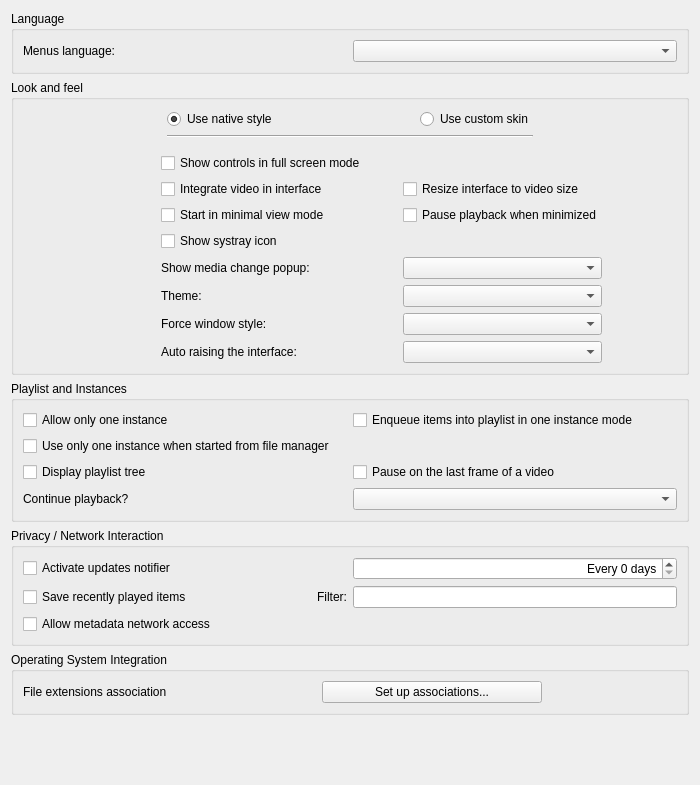
<?xml version="1.0" encoding="UTF-8"?>
<ui version="4.0">
 <author>Jean-Baptiste Kempf</author>
 <class>SPrefsInterface</class>
 <widget class="QWidget" name="SPrefsInterface">
  <property name="geometry">
   <rect>
    <x>0</x>
    <y>0</y>
    <width>700</width>
    <height>785</height>
   </rect>
  </property>
  <property name="sizePolicy">
   <sizepolicy hsizetype="Preferred" vsizetype="Minimum">
    <horstretch>0</horstretch>
    <verstretch>0</verstretch>
   </sizepolicy>
  </property>
  <property name="windowTitle">
   <string>Form</string>
  </property>
  <layout class="QVBoxLayout" name="verticalLayout">
   <item>
    <widget class="QGroupBox" name="langBox">
     <property name="title">
      <string>Language</string>
     </property>
     <layout class="QHBoxLayout" name="horizontalLayout">
      <item>
       <widget class="QLabel" name="label">
        <property name="text">
         <string>Menus language:</string>
        </property>
        <property name="buddy">
         <cstring>langCombo</cstring>
        </property>
       </widget>
      </item>
      <item>
       <widget class="QComboBox" name="langCombo"/>
      </item>
     </layout>
    </widget>
   </item>
   <item>
    <widget class="QGroupBox" name="LooknfeelBox">
     <property name="title">
      <string>Look and feel</string>
     </property>
     <layout class="QGridLayout" name="gridLayout">
      <property name="bottomMargin">
       <number>0</number>
      </property>
      <item row="0" column="4">
       <widget class="QRadioButton" name="skins">
        <property name="text">
         <string>Use custom skin</string>
        </property>
       </widget>
      </item>
      <item row="0" column="6">
       <spacer name="horizontalSpacer">
        <property name="orientation">
         <enum>Qt::Horizontal</enum>
        </property>
        <property name="sizeHint" stdset="0">
         <size>
          <width>40</width>
          <height>20</height>
         </size>
        </property>
       </spacer>
      </item>
      <item row="0" column="1">
       <spacer name="horizontalSpacer_4">
        <property name="orientation">
         <enum>Qt::Horizontal</enum>
        </property>
        <property name="sizeHint" stdset="0">
         <size>
          <width>40</width>
          <height>20</height>
         </size>
        </property>
       </spacer>
      </item>
      <item row="0" column="2">
       <widget class="QRadioButton" name="qt">
        <property name="toolTip">
         <string>This is VLC's default interface, with a native look and feel.</string>
        </property>
        <property name="text">
         <string>Use native style</string>
        </property>
        <property name="checked">
         <bool>true</bool>
        </property>
       </widget>
      </item>
      <item row="0" column="3">
       <spacer name="horizontalSpacer_5">
        <property name="orientation">
         <enum>Qt::Horizontal</enum>
        </property>
        <property name="sizeHint" stdset="0">
         <size>
          <width>40</width>
          <height>20</height>
         </size>
        </property>
       </spacer>
      </item>
      <item row="1" column="2" colspan="3">
       <widget class="Line" name="line">
        <property name="orientation">
         <enum>Qt::Horizontal</enum>
        </property>
       </widget>
      </item>
      <item row="2" column="0" rowspan="6" colspan="7">
       <widget class="QStackedWidget" name="styleStackedWidget">
        <property name="currentIndex">
         <number>0</number>
        </property>
        <widget class="QWidget" name="nativePage">
         <layout class="QHBoxLayout" name="horizontalLayout_4">
          <property name="leftMargin">
           <number>0</number>
          </property>
          <property name="rightMargin">
           <number>0</number>
          </property>
          <item>
           <widget class="InterfacePreviewWidget" name="mainPreview">
            <property name="sizePolicy">
             <sizepolicy hsizetype="Maximum" vsizetype="Maximum">
              <horstretch>0</horstretch>
              <verstretch>0</verstretch>
             </sizepolicy>
            </property>
            <property name="minimumSize">
             <size>
              <width>122</width>
              <height>50</height>
             </size>
            </property>
            <property name="alignment">
             <set>Qt::AlignHCenter|Qt::AlignTop</set>
            </property>
           </widget>
          </item>
          <item>
           <widget class="QWidget" name="native_zone" native="true">
            <property name="sizePolicy">
             <sizepolicy hsizetype="Preferred" vsizetype="Preferred">
              <horstretch>10</horstretch>
              <verstretch>0</verstretch>
             </sizepolicy>
            </property>
            <layout class="QGridLayout">
             <property name="leftMargin">
              <number>10</number>
             </property>
             <property name="topMargin">
              <number>0</number>
             </property>
             <property name="bottomMargin">
              <number>0</number>
             </property>
             <item row="1" column="2" colspan="2">
              <widget class="QCheckBox" name="resizingBox">
               <property name="text">
                <string>Resize interface to video size</string>
               </property>
              </widget>
             </item>
             <item row="5" column="2" colspan="2">
              <widget class="QComboBox" name="notificationCombo"/>
             </item>
             <item row="9" column="2" colspan="2">
              <widget class="QComboBox" name="stylesCombo"/>
             </item>
             <item row="0" column="0" colspan="5">
              <widget class="QCheckBox" name="fsController">
               <property name="text">
                <string>Show controls in full screen mode</string>
               </property>
              </widget>
             </item>
             <item row="3" column="2" colspan="2">
              <widget class="QCheckBox" name="pauseMinimizedBox">
               <property name="text">
                <string>Pause playback when minimized</string>
               </property>
              </widget>
             </item>
             <item row="5" column="0">
              <widget class="QLabel" name="notificationComboLabel">
               <property name="text">
                <string>Show media change popup:</string>
               </property>
               <property name="buddy">
                <cstring>notificationCombo</cstring>
               </property>
              </widget>
             </item>
             <item row="3" column="0">
              <widget class="QCheckBox" name="minimalviewBox">
               <property name="text">
                <string>Start in minimal view mode</string>
               </property>
              </widget>
             </item>
             <item row="9" column="0">
              <widget class="QLabel" name="stylesLabel">
               <property name="sizePolicy">
                <sizepolicy hsizetype="Maximum" vsizetype="Preferred">
                 <horstretch>0</horstretch>
                 <verstretch>0</verstretch>
                </sizepolicy>
               </property>
               <property name="text">
                <string>Force window style:</string>
               </property>
               <property name="buddy">
                <cstring>stylesCombo</cstring>
               </property>
              </widget>
             </item>
             <item row="1" column="0">
              <widget class="QCheckBox" name="embedVideo">
               <property name="text">
                <string>Integrate video in interface</string>
               </property>
              </widget>
             </item>
             <item row="1" column="1">
              <spacer name="horizontalSpacer_3">
               <property name="orientation">
                <enum>Qt::Horizontal</enum>
               </property>
               <property name="sizeHint" stdset="0">
                <size>
                 <width>40</width>
                 <height>20</height>
                </size>
               </property>
              </spacer>
             </item>
             <item row="1" column="4">
              <spacer name="horizontalSpacer_7">
               <property name="orientation">
                <enum>Qt::Horizontal</enum>
               </property>
               <property name="sizeHint" stdset="0">
                <size>
                 <width>20</width>
                 <height>20</height>
                </size>
               </property>
              </spacer>
             </item>
             <item row="4" column="0" colspan="2">
              <widget class="QCheckBox" name="systrayBox">
               <property name="text">
                <string>Show systray icon</string>
               </property>
              </widget>
             </item>
             <item row="11" column="0">
              <widget class="QLabel" name="autoRaiseLabel">
               <property name="text">
                <string>Auto raising the interface:</string>
               </property>
               <property name="buddy">
                <cstring>autoRaiseComboBox</cstring>
               </property>
              </widget>
             </item>
             <item row="11" column="2" colspan="2">
              <widget class="QComboBox" name="autoRaiseComboBox"/>
             </item>
             <item row="8" column="0">
              <widget class="QLabel" name="themeLabel">
               <property name="text">
                <string>Theme:</string>
               </property>
               <property name="buddy">
                <cstring>themeCombo</cstring>
               </property>
              </widget>
             </item>
             <item row="8" column="2" colspan="2">
              <widget class="QComboBox" name="themeCombo"/>
             </item>
            </layout>
           </widget>
          </item>
         </layout>
        </widget>
        <widget class="QWidget" name="skinsPage">
         <layout class="QHBoxLayout" name="horizontalLayout_5">
          <property name="leftMargin">
           <number>0</number>
          </property>
          <property name="rightMargin">
           <number>0</number>
          </property>
          <item>
           <widget class="InterfacePreviewWidget" name="skinsPreview">
            <property name="sizePolicy">
             <sizepolicy hsizetype="Maximum" vsizetype="Maximum">
              <horstretch>0</horstretch>
              <verstretch>0</verstretch>
             </sizepolicy>
            </property>
            <property name="minimumSize">
             <size>
              <width>122</width>
              <height>50</height>
             </size>
            </property>
            <property name="alignment">
             <set>Qt::AlignCenter</set>
            </property>
           </widget>
          </item>
          <item>
           <widget class="QWidget" name="skins_zone" native="true">
            <property name="enabled">
             <bool>true</bool>
            </property>
            <property name="sizePolicy">
             <sizepolicy hsizetype="Preferred" vsizetype="Preferred">
              <horstretch>0</horstretch>
              <verstretch>0</verstretch>
             </sizepolicy>
            </property>
            <layout class="QGridLayout" name="gridLayout_7">
             <property name="leftMargin">
              <number>0</number>
             </property>
             <property name="topMargin">
              <number>0</number>
             </property>
             <property name="rightMargin">
              <number>0</number>
             </property>
             <property name="bottomMargin">
              <number>0</number>
             </property>
             <item row="1" column="1">
              <widget class="QLabel" name="skinFileLabel">
               <property name="text">
                <string>Skin resource file:</string>
               </property>
               <property name="alignment">
                <set>Qt::AlignRight|Qt::AlignTrailing|Qt::AlignVCenter</set>
               </property>
               <property name="buddy">
                <cstring>fileSkin</cstring>
               </property>
              </widget>
             </item>
             <item row="1" column="2">
              <widget class="QLineEdit" name="fileSkin">
               <property name="sizePolicy">
                <sizepolicy hsizetype="MinimumExpanding" vsizetype="Fixed">
                 <horstretch>0</horstretch>
                 <verstretch>0</verstretch>
                </sizepolicy>
               </property>
              </widget>
             </item>
             <item row="1" column="3">
              <widget class="QPushButton" name="skinBrowse">
               <property name="sizePolicy">
                <sizepolicy hsizetype="Maximum" vsizetype="Fixed">
                 <horstretch>0</horstretch>
                 <verstretch>0</verstretch>
                </sizepolicy>
               </property>
               <property name="text">
                <string>Choose...</string>
               </property>
              </widget>
             </item>
             <item row="2" column="1" colspan="3">
              <widget class="QLabel" name="skinsLabel">
               <property name="sizePolicy">
                <sizepolicy hsizetype="Preferred" vsizetype="Preferred">
                 <horstretch>0</horstretch>
                 <verstretch>0</verstretch>
                </sizepolicy>
               </property>
               <property name="frameShape">
                <enum>QFrame::NoFrame</enum>
               </property>
               <property name="text">
                <string notr="true">-This is the skinsLabel place-</string>
               </property>
               <property name="textFormat">
                <enum>Qt::RichText</enum>
               </property>
               <property name="scaledContents">
                <bool>false</bool>
               </property>
               <property name="alignment">
                <set>Qt::AlignLeading|Qt::AlignLeft|Qt::AlignTop</set>
               </property>
               <property name="wordWrap">
                <bool>true</bool>
               </property>
               <property name="margin">
                <number>5</number>
               </property>
               <property name="openExternalLinks">
                <bool>true</bool>
               </property>
              </widget>
             </item>
            </layout>
           </widget>
          </item>
         </layout>
        </widget>
       </widget>
      </item>
     </layout>
    </widget>
   </item>
   <item>
    <widget class="QGroupBox" name="OneInterfaceBox">
     <property name="title">
      <string>Playlist and Instances</string>
     </property>
     <layout class="QGridLayout" name="gridLayout_2">
      <item row="1" column="0" colspan="2">
       <widget class="QCheckBox" name="oneInstanceFromFile">
        <property name="text">
         <string>Use only one instance when started from file manager</string>
        </property>
       </widget>
      </item>
      <item row="2" column="0">
       <widget class="QCheckBox" name="treePlaylist">
        <property name="text">
         <string>Display playlist tree</string>
        </property>
       </widget>
      </item>
      <item row="2" column="1">
       <widget class="QCheckBox" name="playPauseBox">
        <property name="text">
         <string>Pause on the last frame of a video</string>
        </property>
       </widget>
      </item>
      <item row="0" column="1">
       <widget class="QCheckBox" name="EnqueueOneInterfaceMode">
        <property name="text">
         <string>Enqueue items into playlist in one instance mode</string>
        </property>
       </widget>
      </item>
      <item row="4" column="1">
       <widget class="QComboBox" name="continuePlaybackComboBox">
        <property name="enabled">
         <bool>true</bool>
        </property>
       </widget>
      </item>
      <item row="4" column="0">
       <widget class="QLabel" name="continuePlaybackLabel">
        <property name="text">
         <string>Continue playback?</string>
        </property>
        <property name="buddy">
         <cstring>continuePlaybackComboBox</cstring>
        </property>
       </widget>
      </item>
      <item row="0" column="0">
       <widget class="QCheckBox" name="OneInterfaceMode">
        <property name="text">
         <string>Allow only one instance</string>
        </property>
       </widget>
      </item>
     </layout>
    </widget>
   </item>
   <item>
    <widget class="QGroupBox" name="groupBox_2">
     <property name="title">
      <string>Privacy / Network Interaction</string>
     </property>
     <layout class="QGridLayout" name="gridLayout_3">
      <item row="0" column="0">
       <widget class="QCheckBox" name="updatesBox">
        <property name="text">
         <string>Activate updates notifier</string>
        </property>
       </widget>
      </item>
      <item row="0" column="1">
       <widget class="QSpinBox" name="updatesDays">
        <property name="alignment">
         <set>Qt::AlignRight|Qt::AlignTrailing|Qt::AlignVCenter</set>
        </property>
        <property name="suffix">
         <string> days</string>
        </property>
        <property name="prefix">
         <string>Every </string>
        </property>
       </widget>
      </item>
      <item row="1" column="0">
       <layout class="QHBoxLayout" name="horizontalLayout_3">
        <item>
         <widget class="QCheckBox" name="saveRecentlyPlayed">
          <property name="text">
           <string>Save recently played items</string>
          </property>
         </widget>
        </item>
        <item>
         <widget class="QLabel" name="filterLabel">
          <property name="text">
           <string>Filter:</string>
          </property>
          <property name="alignment">
           <set>Qt::AlignRight|Qt::AlignTrailing|Qt::AlignVCenter</set>
          </property>
          <property name="margin">
           <number>5</number>
          </property>
          <property name="buddy">
           <cstring>recentlyPlayedFilters</cstring>
          </property>
         </widget>
        </item>
       </layout>
      </item>
      <item row="1" column="1">
       <widget class="QLineEdit" name="recentlyPlayedFilters">
        <property name="sizePolicy">
         <sizepolicy hsizetype="Preferred" vsizetype="Fixed">
          <horstretch>0</horstretch>
          <verstretch>0</verstretch>
         </sizepolicy>
        </property>
        <property name="toolTip">
         <string>Separate words by | (without space)</string>
        </property>
       </widget>
      </item>
      <item row="2" column="0">
       <widget class="QCheckBox" name="MetadataNetworkAccessMode">
        <property name="text">
         <string>Allow metadata network access</string>
        </property>
       </widget>
      </item>
     </layout>
    </widget>
   </item>
   <item>
    <widget class="QGroupBox" name="osGroupBox">
     <property name="title">
      <string>Operating System Integration</string>
     </property>
     <layout class="QGridLayout" name="gridLayout_4">
      <item row="2" column="0">
       <widget class="QLabel" name="assocLabel">
        <property name="sizePolicy">
         <sizepolicy hsizetype="Maximum" vsizetype="Preferred">
          <horstretch>0</horstretch>
          <verstretch>0</verstretch>
         </sizepolicy>
        </property>
        <property name="text">
         <string>File extensions association</string>
        </property>
        <property name="buddy">
         <cstring>assoButton</cstring>
        </property>
       </widget>
      </item>
      <item row="2" column="1">
       <spacer name="horizontalSpacer_6">
        <property name="orientation">
         <enum>Qt::Horizontal</enum>
        </property>
        <property name="sizeHint" stdset="0">
         <size>
          <width>40</width>
          <height>20</height>
         </size>
        </property>
       </spacer>
      </item>
      <item row="2" column="2">
       <widget class="QPushButton" name="assoButton">
        <property name="sizePolicy">
         <sizepolicy hsizetype="Preferred" vsizetype="Fixed">
          <horstretch>0</horstretch>
          <verstretch>0</verstretch>
         </sizepolicy>
        </property>
        <property name="minimumSize">
         <size>
          <width>220</width>
          <height>0</height>
         </size>
        </property>
        <property name="text">
         <string>Set up associations...</string>
        </property>
       </widget>
      </item>
      <item row="2" column="3">
       <spacer name="horizontalSpacer_8">
        <property name="orientation">
         <enum>Qt::Horizontal</enum>
        </property>
        <property name="sizeType">
         <enum>QSizePolicy::Minimum</enum>
        </property>
        <property name="sizeHint" stdset="0">
         <size>
          <width>135</width>
          <height>20</height>
         </size>
        </property>
       </spacer>
      </item>
     </layout>
    </widget>
   </item>
   <item>
    <spacer name="verticalSpacer">
     <property name="orientation">
      <enum>Qt::Vertical</enum>
     </property>
     <property name="sizeHint" stdset="0">
      <size>
       <width>20</width>
       <height>0</height>
      </size>
     </property>
    </spacer>
   </item>
  </layout>
 </widget>
 <customwidgets>
  <customwidget>
   <class>InterfacePreviewWidget</class>
   <extends>QLabel</extends>
   <header>components/preferences_widgets.hpp</header>
  </customwidget>
 </customwidgets>
 <tabstops>
  <tabstop>langCombo</tabstop>
  <tabstop>qt</tabstop>
  <tabstop>skins</tabstop>
  <tabstop>fsController</tabstop>
  <tabstop>embedVideo</tabstop>
  <tabstop>resizingBox</tabstop>
  <tabstop>minimalviewBox</tabstop>
  <tabstop>pauseMinimizedBox</tabstop>
  <tabstop>systrayBox</tabstop>
  <tabstop>notificationCombo</tabstop>
  <tabstop>themeCombo</tabstop>
  <tabstop>stylesCombo</tabstop>
  <tabstop>autoRaiseComboBox</tabstop>
  <tabstop>fileSkin</tabstop>
  <tabstop>skinBrowse</tabstop>
  <tabstop>OneInterfaceMode</tabstop>
  <tabstop>EnqueueOneInterfaceMode</tabstop>
  <tabstop>oneInstanceFromFile</tabstop>
  <tabstop>treePlaylist</tabstop>
  <tabstop>playPauseBox</tabstop>
  <tabstop>continuePlaybackComboBox</tabstop>
  <tabstop>updatesBox</tabstop>
  <tabstop>updatesDays</tabstop>
  <tabstop>saveRecentlyPlayed</tabstop>
  <tabstop>recentlyPlayedFilters</tabstop>
  <tabstop>MetadataNetworkAccessMode</tabstop>
  <tabstop>assoButton</tabstop>
 </tabstops>
 <resources/>
 <connections/>
</ui>
